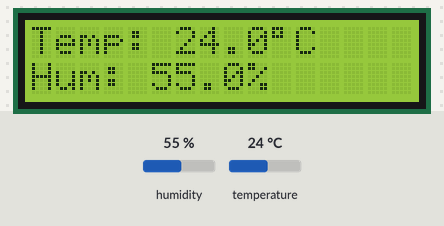
A program run on a simulated Raspberry Pi Pico running MicroPython. On the bench: 16×2 character LCD. Inputs (shaded band) come from the test bench; at power-on: humidity 55 %, temperature 24 °C. The clock reads 2024-03-15 10:24:30 at power-on unless the program sets it; library files of the repository ran but are not shown: pico_i2c_lcd.py; what the program prints to the serial console is not drawn.

Above: at 1.2 s.
1.3 s: humidity set to 22 %
At 3.0 s:
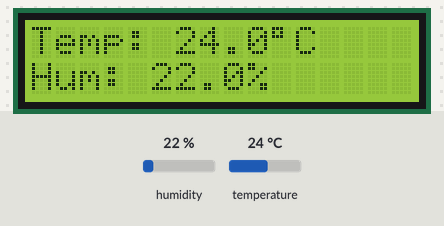
5.5 s: temperature set to 12 °C
At 6.8 s:
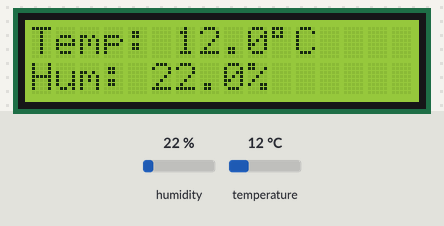
8.9 s: humidity set to 40 %
At 10.3 s:
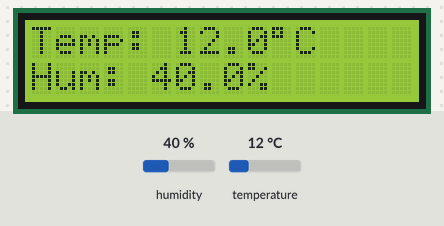
12.1 s: temperature set to 19 °C
At 13.6 s:
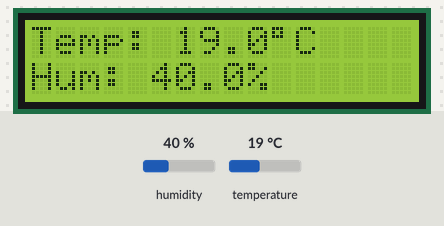
Timing chart, 0 to 15.1 s (numbered marks = the images above; inputs shaded):
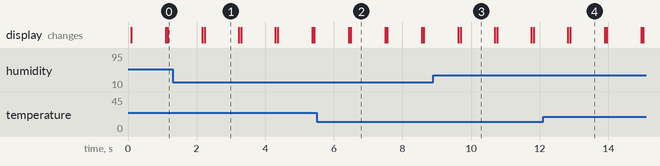

Measured:
- after the input at 1.3 s, the display: first differs from a run without the input after 0.93 s (image 1)
- after the input at 5.5 s, the display: first differs from a run without the input after 1.0 s (image 2)
- after the input at 8.9 s, the display: first differs from a run without the input after 0.79 s (image 3)
- after the input at 12.1 s, the display: first differs from a run without the input after 0.79 s (image 4)
- what the display in image 1 shows lasts 1.0 s, from 2.2 s to 3.2 s

The program:

main.py
```python
import machine
import utime
from pico_i2c_lcd import I2cLcd
from machine import I2C
from machine import Pin
import dht
from os import statvfs, stat

is_test = False

sensor = dht.DHT22(Pin(2))
sensor_temp = machine.ADC(4)
conversion_factor = 3.3 / (65535)
i2c = I2C(id=0,scl=Pin(1),sda=Pin(0),freq=200000)
lcd = I2cLcd(i2c, 0x27, 2, 16)
logfile = "log.csv"
previous_min = machine.RTC().datetime()[5]
is_mem_full = False

try:
    stat(logfile)
except OSError:
    with open(logfile, "a") as log:
        log.write("temp,hum\n")


def write_temp_hum_data(logfile, datetime, temp, hum):
    with open (logfile, "a") as log:
        log.write(str(datetime[0]) + "-"
                  + str(datetime[1]) + "-"
                  + str(datetime[2]) + "-"
                  + str(datetime[4]) + "-"
                  + str(datetime[5]) + ",")
        log.write(str(temp) + ",")
        log.write(str(hum))
        log.write("\n")

def get_free_space():
    return statvfs("/")[3]

while True:

    sensor.measure()
    temperature = sensor.temperature()
    humidity = sensor.humidity()
    current_time = machine.RTC().datetime()
    if (is_test or current_time[5] != previous_min) and is_mem_full is False:
        write_temp_hum_data(logfile, current_time, temperature, humidity)
        previous_min = current_time[5]
    if get_free_space() < 10:
        is_mem_full = True

    print(temperature, humidity, get_free_space())
    lcd.move_to(0, 0)
    lcd.putstr("Temp: " + str(round(temperature, 1)) + chr(223) + "C  " + (chr(255) if is_mem_full is True else ""))
    lcd.move_to(0, 1)
    lcd.putstr("Hum: " + str(round(humidity, 1)) + "%")
    utime.sleep(1)
    lcd.clear()
```
